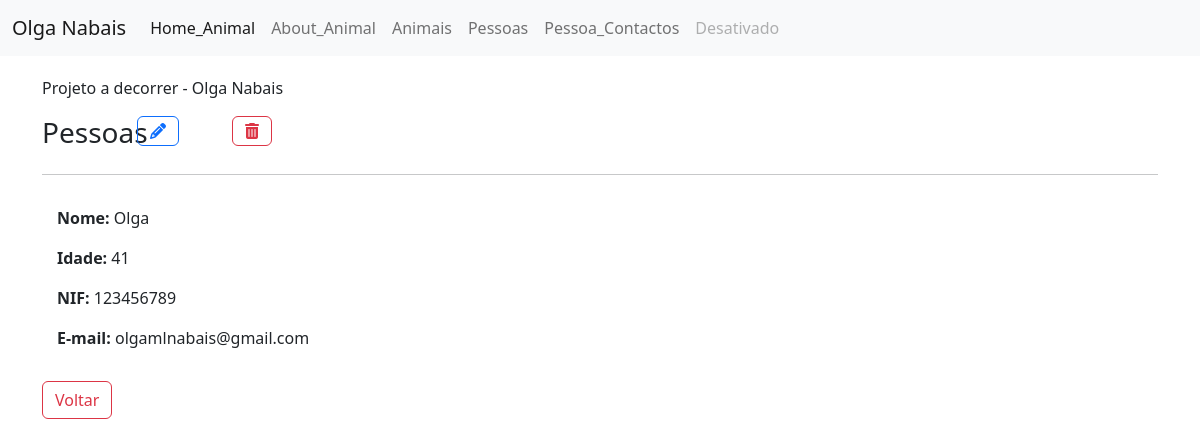
/pessoa/detalhe/1/, run on an earlier commit of the app's database.
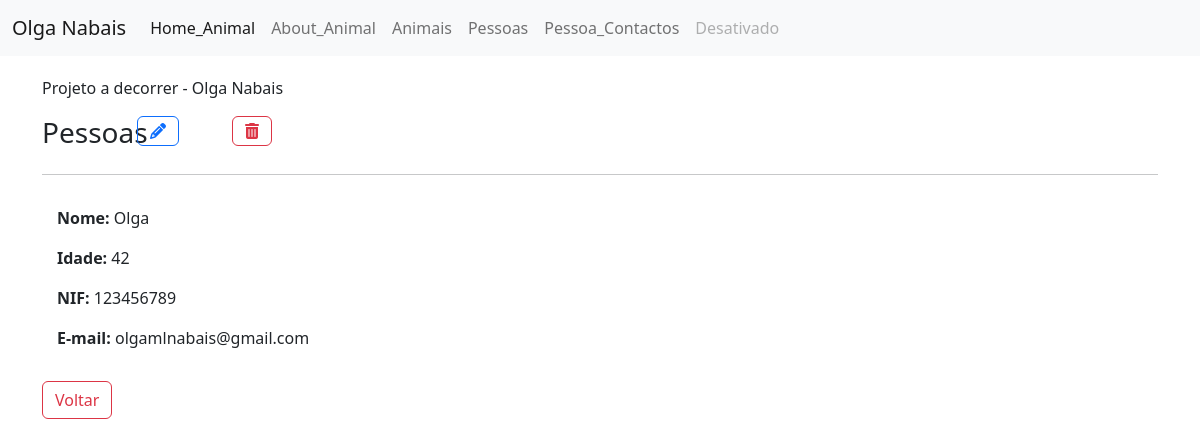
And on a later commit of the database.
### apps/pessoa/models.py (models this page shows, shortened)
class Pessoa(models.Model): # vao ter esta herança dentro do modelo
    nome = models.CharField(max_length=50) # extenção de 50 caracteres
    idade = models.IntegerField() # verbose_name="idade"
    nif = models.CharField(max_length=9)
    email = models.EmailField()

### apps/pessoa/views.py (the view)
# urls.py: path('detalhe/<int:pk>/', PessoaDetailView.as_view(), name='detalhe'),
class PessoaDetailView(DetailView):
    model = Pessoa

### apps/pessoa/templates/pessoa/pessoa_detail.html
{% extends "base.html" %}
{% block content %}
<div class="content-section">
    <div class="row">
        <div class="col-1">
            <h3>Pessoas</h3>
        </div>
        <div class="col-1">
            <a class= "btn btn-outline-primary" href="{% url 'pessoa:detalhe-atualizar' object.id %}"><i class="fa-solid fa-pencil"></i></a>
        </div>
        <div class="col-1">
            <a class= "btn btn-outline-danger" href="{% url 'pessoa:detalhe-eliminar' object.id %}"><i class="fa-solid fa-trash-can"></i></a>
        </div>
    </div>
    <hr>
    <div style="padding:15px">
        <p><b>Nome: </b>{{ object.nome }}</p>
        <p><b>Idade: </b>{{ object.idade }}</p>
        <p><b>NIF: </b>{{ object.nif }}</p>
        <p><b>E-mail: </b>{{ object.email }}</p>
    </div>
    <a class= "btn btn-outline-danger" href="{% url 'pessoa:lista' %}">Voltar</a>
</div>
{% endblock %}

What changed in the data, as far as the page shows it:
changed Pessoa "Olga": idade "41" → "42"
